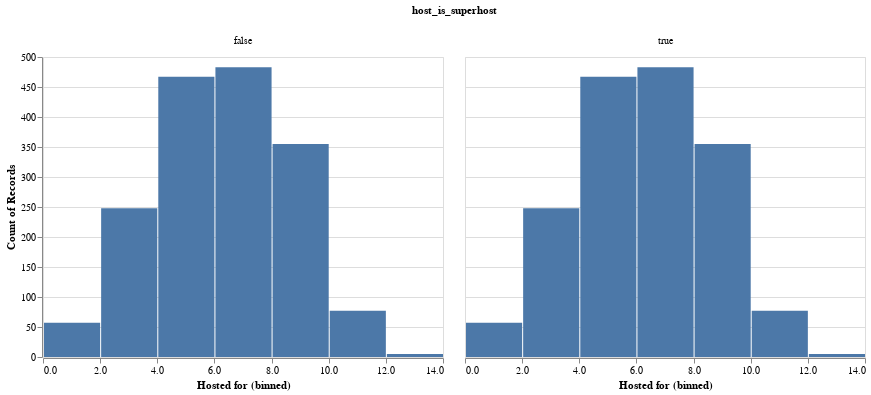

Notebook source saved alongside this figure:
### Code cell
print("Resampled Distributions for the Hosted for feature. We can now compare the 2 groups using the p-values")
alt.Chart(resampled_df[['Hosted for', 'host_is_superhost']]).mark_bar().encode(x=alt.X('Hosted for', bin=True), y='count()', column='host_is_superhost:N')

### Figure 1 — Vega-Lite specification as saved in the notebook (floating-point values rounded to 4 significant figures; data arrays with more than 128 entries replaced by an {"elided": "..."} marker saying what was removed)
{"config": {"view": {"continuousWidth": 400, "continuousHeight": 300}}, "data": {"name": "data-4d14d15eaf7398f46905859b7650fb8d"}, "mark": "bar", "encoding": {"column": {"type": "nominal", "field": "host_is_superhost"}, "x": {"type": "quantitative", "bin": true, "field": "Hosted for"}, "y": {"type": "quantitative", "aggregate": "count"}}, "$schema": "https://vega.github.io/schema/vega-lite/v4.8.1.json", "datasets": {"data-4d14d15eaf7398f46905859b7650fb8d": {"elided": "3384 records"}}}
